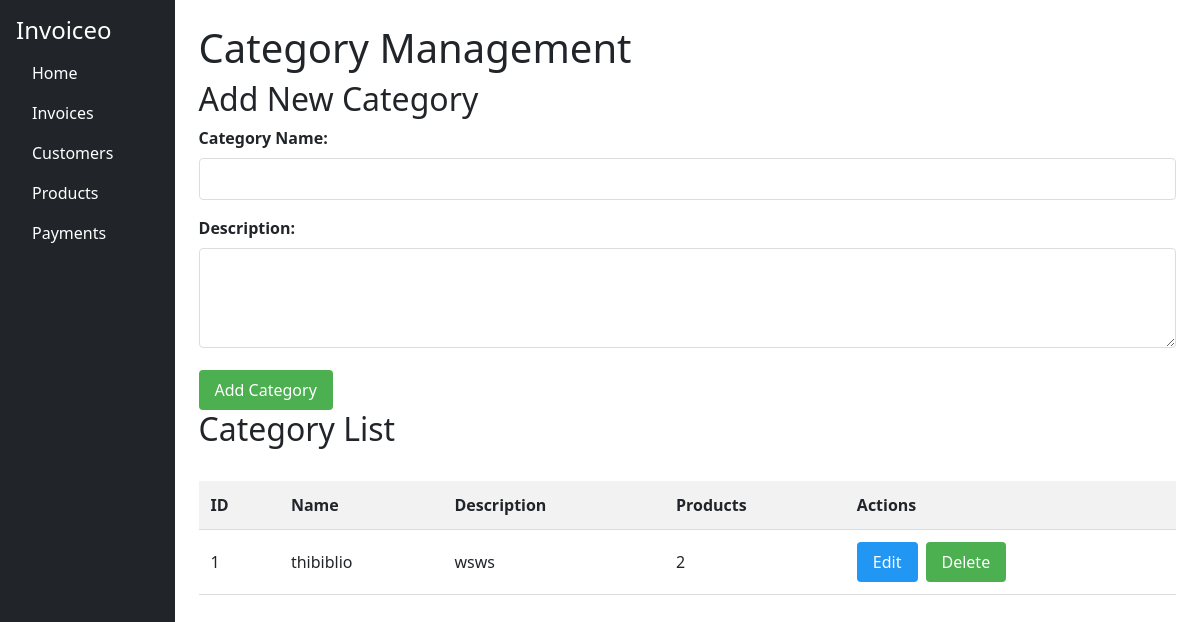
The page /categories on the database as committed earlier.
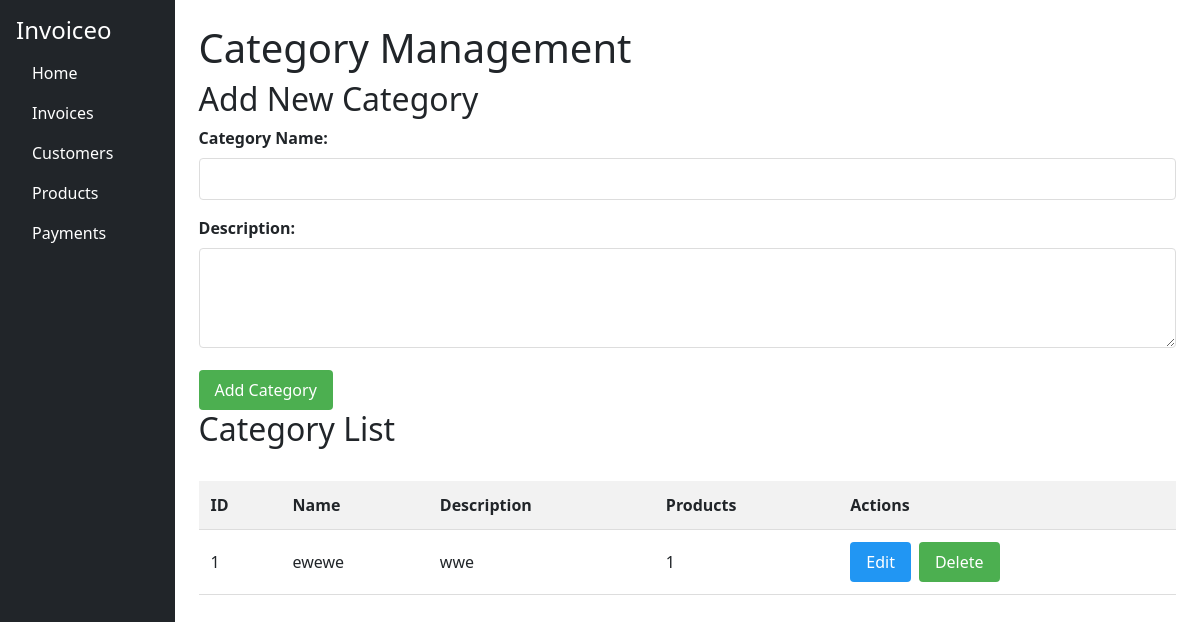
The same page on the database as committed later.
### app.py (models this page shows)
class Category(db.Model):
    id = db.Column(db.Integer, primary_key=True)
    name = db.Column(db.String(100), unique=True)
    description = db.Column(db.String(300))
    products = db.relationship('Product', backref='category')

### app.py (the view)
@app.route('/categories')
def categories():
    all_categories = Category.query.all()
    return render_template('categories.html', categories=all_categories)

### templates/categories.html
{% extends 'base.html' %}
{% block content %}
<h1>Category Management</h1>
<link rel="stylesheet" href="{{ url_for('static', filename='products.css') }}">
<h2>Add New Category</h2>
<form method="POST" action="/add_category">
    <div class="form-group">
        <label for="name">Category Name:</label>
        <input type="text" id="name" name="name" required>
    </div>
    <div class="form-group">
        <label for="description">Description:</label>
        <textarea id="description" name="description"></textarea>
    </div>
    <button type="submit">Add Category</button>
</form>
<h2>Category List</h2>
<table>
    <thead>
        <tr>
            <th>ID</th>
            <th>Name</th>
            <th>Description</th>
            <th>Products</th>
            <th>Actions</th>
        </tr>
    </thead>
    <tbody>
        {% for category in categories %}
        <tr>
            <td>{{ category.id }}</td>
            <td>{{ category.name }}</td>
            <td>{{ category.description }}</td>
            <td>{{ category.products|length }}</td>
            <td class="actions">
                <a href="{{ url_for('edit_category', id=category.id) }}" class="btn-edit">Edit</a>
                <form action="{{ url_for('delete_category', id=category.id) }}" method="POST">
                    <button type="submit" class="btn-delete" onclick="return confirm('Delete this category?')">Delete</button>
                </form>
            </td>
        </tr>
        {% endfor %}
    </tbody>
</table>
{% endblock %}

Rows that differ between the two databases and show on the page:
changed Category id 1: name "thibiblio" → "ewewe"; description "wsws" → "wwe"; products|length "2" → "1"
